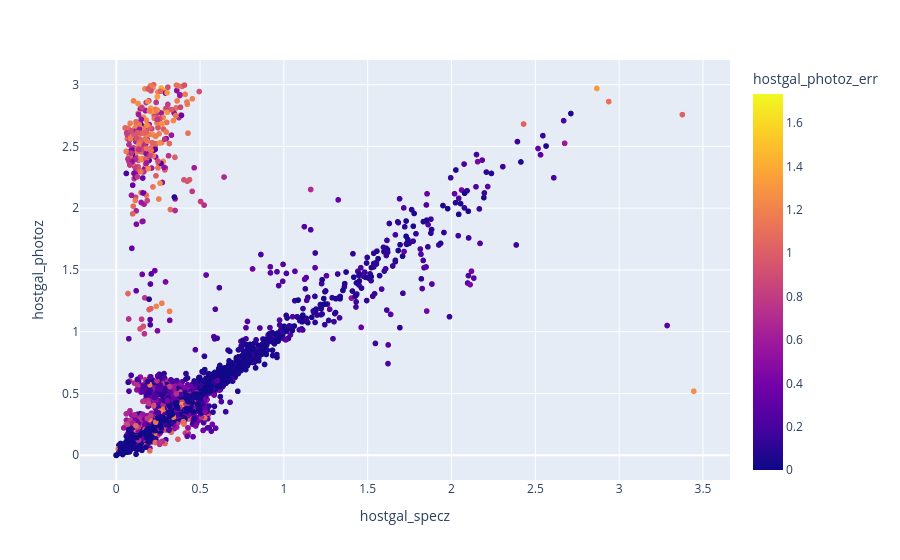

Notebook source saved alongside this figure:
### Markdown cell above
## c) Now add a hover menu that will display some properties of the data as you move over datapoints. You can do this with "hover_name = " and "hover_data = "

### Code cell
fig = px.scatter(data, x = 'hostgal_specz', y = 'hostgal_photoz', **encoding, 
    hover_name = 'object_id',
    hover_data = ['ra','decl'
    ]
)

fig.show()

### Figure 1 — Plotly figure (JSON) as saved in the notebook; plotly's stock layout.template omitted (floating-point values rounded to 4 significant figures; data arrays with more than 128 entries replaced by an {"elided": "..."} marker saying what was removed)
{"data": [{"customdata": {"elided": "7848x2 float values"}, "hovertemplate": "<b>%{hovertext}</b><br><br>hostgal_specz=%{x}<br>hostgal_photoz=%{y}<br>ra=%{customdata[0]}<br>decl=%{customdata[1]}<br>hostgal_photoz_err=%{marker.color}<extra></extra>", "hovertext": {"elided": "7848 float values"}, "legendgroup": "", "marker": {"color": {"elided": "7848 float values"}, "coloraxis": "coloraxis", "symbol": "circle"}, "mode": "markers", "name": "", "showlegend": false, "type": "scattergl", "x": {"elided": "7848 float values"}, "xaxis": "x", "y": {"elided": "7848 float values"}, "yaxis": "y"}], "layout": {"coloraxis": {"colorbar": {"title": {"text": "hostgal_photoz_err"}}, "colorscale": [[0, "#0d0887"], [0.1111, "#46039f"], [0.2222, "#7201a8"], [0.3333, "#9c179e"], [0.4444, "#bd3786"], [0.5556, "#d8576b"], [0.6667, "#ed7953"], [0.7778, "#fb9f3a"], [0.8889, "#fdca26"], [1, "#f0f921"]]}, "legend": {"tracegroupgap": 0}, "margin": {"t": 60}, "xaxis": {"anchor": "y", "domain": [0, 1], "title": {"text": "hostgal_specz"}}, "yaxis": {"anchor": "x", "domain": [0, 1], "title": {"text": "hostgal_photoz"}}}}
